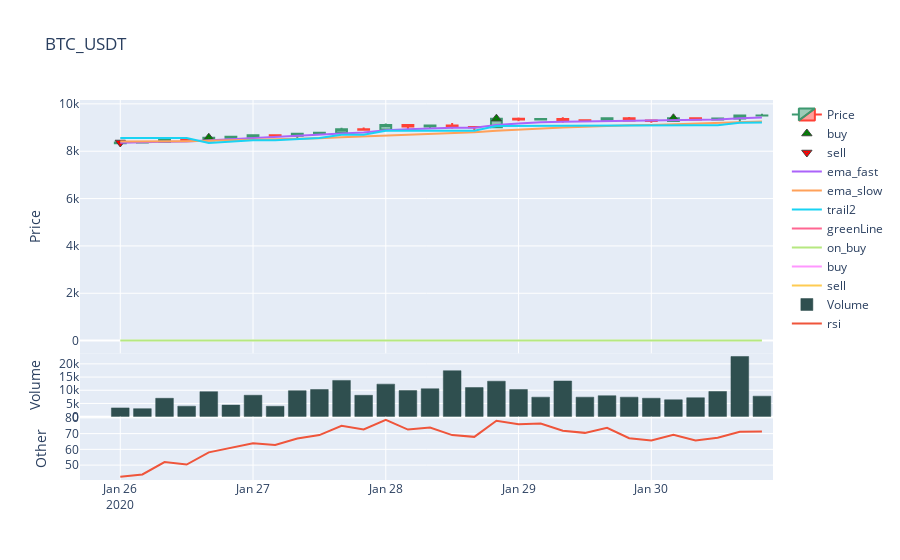

Source (notebook cell):
### Code cell
from freqtrade.plot.plotting import  generate_candlestick_graph

graph = generate_candlestick_graph(pair=pair,
                                   data=candles_between,
                                   #trades=candles,
                                   indicators1=['ema_fast', 'ema_slow', 'trail2','greenLine','on_buy','buy','sell'],
                                   indicators2=['rsi']
                                  )
graph.show()
